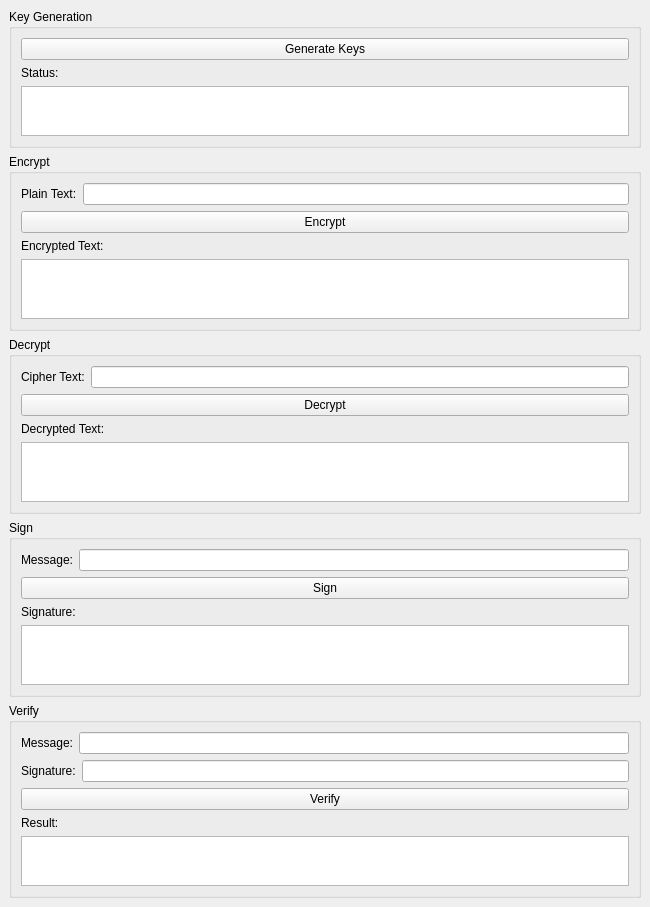
<?xml version="1.0" encoding="UTF-8"?>
<ui version="4.0">
 <class>MainWindow</class>
 <widget class="QMainWindow" name="MainWindow">
  <property name="geometry">
   <rect><x>0</x><y>0</y><width>650</width><height>550</height></rect>
  </property>
  <property name="windowTitle">
   <string>RSA Cipher</string>
  </property>
  <widget class="QWidget" name="centralwidget">
   <layout class="QVBoxLayout" name="verticalLayout">
    <item>
     <widget class="QGroupBox" name="keyGroup">
      <property name="title"><string>Key Generation</string></property>
      <layout class="QVBoxLayout" name="keyLayout">
       <item><widget class="QPushButton" name="generateKeysBtn"><property name="text"><string>Generate Keys</string></property></widget></item>
       <item><widget class="QLabel" name="keyStatusLabel"><property name="text"><string>Status:</string></property></widget></item>
       <item><widget class="QTextEdit" name="keyStatus"><property name="readOnly"><bool>true</bool></property><property name="maximumSize"><size><width>16777215</width><height>50</height></size></property></widget></item>
      </layout>
     </widget>
    </item>
    <item>
     <widget class="QGroupBox" name="encryptGroup">
      <property name="title"><string>Encrypt</string></property>
      <layout class="QVBoxLayout" name="encryptLayout">
       <item><layout class="QHBoxLayout"><item><widget class="QLabel"><property name="text"><string>Plain Text:</string></property></widget></item><item><widget class="QLineEdit" name="encryptPlainText"/></item></layout></item>
       <item><widget class="QPushButton" name="encryptBtn"><property name="text"><string>Encrypt</string></property></widget></item>
       <item><widget class="QLabel"><property name="text"><string>Encrypted Text:</string></property></widget></item>
       <item><widget class="QTextEdit" name="encryptResult"><property name="readOnly"><bool>true</bool></property><property name="maximumSize"><size><width>16777215</width><height>60</height></size></property></widget></item>
      </layout>
     </widget>
    </item>
    <item>
     <widget class="QGroupBox" name="decryptGroup">
      <property name="title"><string>Decrypt</string></property>
      <layout class="QVBoxLayout" name="decryptLayout">
       <item><layout class="QHBoxLayout"><item><widget class="QLabel"><property name="text"><string>Cipher Text:</string></property></widget></item><item><widget class="QLineEdit" name="decryptCipherText"/></item></layout></item>
       <item><widget class="QPushButton" name="decryptBtn"><property name="text"><string>Decrypt</string></property></widget></item>
       <item><widget class="QLabel"><property name="text"><string>Decrypted Text:</string></property></widget></item>
       <item><widget class="QTextEdit" name="decryptResult"><property name="readOnly"><bool>true</bool></property><property name="maximumSize"><size><width>16777215</width><height>60</height></size></property></widget></item>
      </layout>
     </widget>
    </item>
    <item>
     <widget class="QGroupBox" name="signGroup">
      <property name="title"><string>Sign</string></property>
      <layout class="QVBoxLayout" name="signLayout">
       <item><layout class="QHBoxLayout"><item><widget class="QLabel"><property name="text"><string>Message:</string></property></widget></item><item><widget class="QLineEdit" name="signMessage"/></item></layout></item>
       <item><widget class="QPushButton" name="signBtn"><property name="text"><string>Sign</string></property></widget></item>
       <item><widget class="QLabel"><property name="text"><string>Signature:</string></property></widget></item>
       <item><widget class="QTextEdit" name="signResult"><property name="readOnly"><bool>true</bool></property><property name="maximumSize"><size><width>16777215</width><height>60</height></size></property></widget></item>
      </layout>
     </widget>
    </item>
    <item>
     <widget class="QGroupBox" name="verifyGroup">
      <property name="title"><string>Verify</string></property>
      <layout class="QVBoxLayout" name="verifyLayout">
       <item><layout class="QHBoxLayout"><item><widget class="QLabel"><property name="text"><string>Message:</string></property></widget></item><item><widget class="QLineEdit" name="verifyMessage"/></item></layout></item>
       <item><layout class="QHBoxLayout"><item><widget class="QLabel"><property name="text"><string>Signature:</string></property></widget></item><item><widget class="QLineEdit" name="verifySignature"/></item></layout></item>
       <item><widget class="QPushButton" name="verifyBtn"><property name="text"><string>Verify</string></property></widget></item>
       <item><widget class="QLabel"><property name="text"><string>Result:</string></property></widget></item>
       <item><widget class="QTextEdit" name="verifyResult"><property name="readOnly"><bool>true</bool></property><property name="maximumSize"><size><width>16777215</width><height>50</height></size></property></widget></item>
      </layout>
     </widget>
    </item>
   </layout>
  </widget>
 </widget>
 <resources/>
 <connections/>
</ui>
